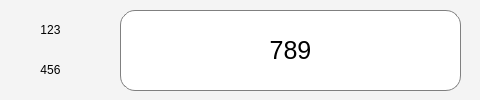
<?xml version="1.0" encoding="UTF-8"?>
<ui version="4.0">
 <class>DateTimeRangeWidget</class>
 <widget class="QWidget" name="DateTimeRangeWidget">
  <property name="geometry">
   <rect>
    <x>0</x>
    <y>0</y>
    <width>480</width>
    <height>100</height>
   </rect>
  </property>
  <property name="windowTitle">
   <string>Form</string>
  </property>
  <property name="styleSheet">
   <string notr="true">QWidget#DateTimeRangeWidget{
background-color : rgb(244, 244, 244);
}</string>
  </property>
  <widget class="QLabel" name="label_starttime">
   <property name="geometry">
    <rect>
     <x>10</x>
     <y>10</y>
     <width>81</width>
     <height>40</height>
    </rect>
   </property>
   <property name="sizePolicy">
    <sizepolicy hsizetype="Expanding" vsizetype="Expanding">
     <horstretch>0</horstretch>
     <verstretch>0</verstretch>
    </sizepolicy>
   </property>
   <property name="maximumSize">
    <size>
     <width>200</width>
     <height>16777215</height>
    </size>
   </property>
   <property name="text">
    <string>123</string>
   </property>
   <property name="alignment">
    <set>Qt::AlignCenter</set>
   </property>
  </widget>
  <widget class="QLabel" name="label_endtime">
   <property name="geometry">
    <rect>
     <x>10</x>
     <y>50</y>
     <width>81</width>
     <height>40</height>
    </rect>
   </property>
   <property name="sizePolicy">
    <sizepolicy hsizetype="Expanding" vsizetype="Expanding">
     <horstretch>0</horstretch>
     <verstretch>0</verstretch>
    </sizepolicy>
   </property>
   <property name="maximumSize">
    <size>
     <width>16777215</width>
     <height>16777215</height>
    </size>
   </property>
   <property name="text">
    <string>456</string>
   </property>
   <property name="alignment">
    <set>Qt::AlignCenter</set>
   </property>
  </widget>
  <widget class="QLabel" name="label_text">
   <property name="geometry">
    <rect>
     <x>120</x>
     <y>10</y>
     <width>341</width>
     <height>81</height>
    </rect>
   </property>
   <property name="sizePolicy">
    <sizepolicy hsizetype="Expanding" vsizetype="Expanding">
     <horstretch>0</horstretch>
     <verstretch>0</verstretch>
    </sizepolicy>
   </property>
   <property name="styleSheet">
    <string notr="true">QLabel#label_text{
	background-color: white;
    border: 1px solid gray;
	border-radius:15px;
    font:25px; 
    font-family: Segoe UI;
}
</string>
   </property>
   <property name="text">
    <string>789</string>
   </property>
   <property name="alignment">
    <set>Qt::AlignCenter</set>
   </property>
  </widget>
 </widget>
 <resources/>
 <connections/>
</ui>
